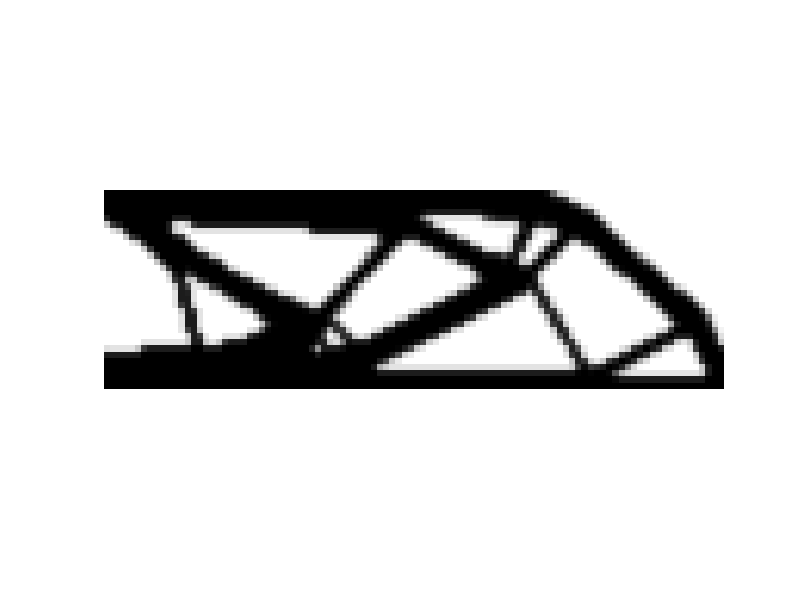

MATLAB code for this plot:

%%%% AN 88 LINE TOPOLOGY OPTIMIZATION CODE %%%%
% function top88(nelx,nely,volfrac,penal,rmin,ft)
% top88(100,100,0.5,1,1,2)
function final_x = x_calculator()

nelx=100;nely=32;volfrac=0.5;penal=3;rmin=1.25;ft=2;
%% MATERIAL PROPERTIES
E0 = 1;
Emin = 1e-9;
nu = 0.3;
%% PREPARE FINITE ELEMENT ANALYSIS
A11 = [12 3 -6 -3; 3 12 3 0; -6 3 12 -3; -3 0 -3 12];
A12 = [-6 -3 0 3; -3 -6 -3 -6; 0 -3 -6 3; 3 -6 3 -6];
B11 = [-4 3 -2 9; 3 -4 -9 4; -2 -9 -4 -3; 9 4 -3 -4];
B12 = [ 2 -3 4 -9; -3 2 9 -2; 4 9 2 3; -9 -2 3 2];
KE = 1/(1-nu^2)/24*([A11 A12;A12' A11]+nu*[B11 B12;B12' B11]);
nodenrs = reshape(1:(1+nelx)*(1+nely),1+nely,1+nelx);
edofVec = reshape(2*nodenrs(1:end-1,1:end-1)+1,nelx*nely,1);
edofMat = repmat(edofVec,1,8)+repmat([0 1 2*nely+[2 3 0 1] -2 -1],nelx*nely,1);
iK = reshape(kron(edofMat,ones(8,1))',64*nelx*nely,1);
jK = reshape(kron(edofMat,ones(1,8))',64*nelx*nely,1);
% DEFINE LOADS AND SUPPORTS (HALF MBB-BEAM)
F = sparse(2,1,-1,2*(nely+1)*(nelx+1),1);
U = zeros(2*(nely+1)*(nelx+1),1);
fixeddofs = union([1:2:2*(nely+1)],[2*(nelx+1)*(nely+1)]);
alldofs = [1:2*(nely+1)*(nelx+1)];
freedofs = setdiff(alldofs,fixeddofs);
%% PREPARE FILTER
iH = ones(nelx*nely*(2*(ceil(rmin)-1)+1)^2,1);
jH = ones(size(iH));
sH = zeros(size(iH));
k = 0;
for i1 = 1:nelx
    for j1 = 1:nely
        e1 = (i1-1)*nely+j1;
        for i2 = max(i1-(ceil(rmin)-1),1):min(i1+(ceil(rmin)-1),nelx)
            for j2 = max(j1-(ceil(rmin)-1),1):min(j1+(ceil(rmin)-1),nely)
                e2 = (i2-1)*nely+j2;
                k = k+1;
                iH(k) = e1;
                jH(k) = e2;
                sH(k) = max(0,rmin-sqrt((i1-i2)^2+(j1-j2)^2));
            end
        end
    end
end
H = sparse(iH,jH,sH);
Hs = sum(H,2);
%% INITIALIZE ITERATION
x = repmat(volfrac,nely,nelx);
xPhys = x;
loop = 0;
change = 1;
%% START ITERATION
while change > 0.01
    loop = loop + 1;
    %% FE-ANALYSIS
    sK = reshape(KE(:)*(Emin+xPhys(:)'.^penal*(E0-Emin)),64*nelx*nely,1);
    K = sparse(iK,jK,sK); K = (K+K')/2;
    U(freedofs) = K(freedofs,freedofs)\F(freedofs);
    %% OBJECTIVE FUNCTION AND SENSITIVITY ANALYSIS
    ce = reshape(sum((U(edofMat)*KE).*U(edofMat),2),nely,nelx);
    c = sum(sum((Emin+xPhys.^penal*(E0-Emin)).*ce)); disp(['compliance = ' num2str(c)])
    dc = -penal*(E0-Emin)*xPhys.^(penal-1).*ce;
    dv = ones(nely,nelx);
    %% FILTERING/MODIFICATION OF SENSITIVITIES
    if ft == 1
        dc(:) = H*(x(:).*dc(:))./Hs./max(1e-3,x(:));
    elseif ft == 2
        dc(:) = H*(dc(:)./Hs);
        dv(:) = H*(dv(:)./Hs);
    end

    %% OPTIMALITY CRITERIA UPDATE OF DESIGN VARIABLES AND PHYSICAL DENSITIES
    l1 = 0; l2 = 1e9; move = 0.2;
    while (l2-l1)/(l1+l2) > 1e-3
        lmid = 0.5*(l2+l1);
        xnew = max(0,max(x-move,min(1,min(x+move,x.*sqrt(-dc./dv/lmid)))));
        if ft == 1
            xPhys = xnew;
        elseif ft == 2
            xPhys(:) = (H*xnew(:))./Hs;
        end
        if sum(xPhys(:)) > volfrac*nelx*nely, l1 = lmid; else l2 = lmid; end
    end
    change = max(abs(xnew(:)-x(:)));
    x = xnew;
    %% PRINT RESULTS
%     fprintf(' It.:%5i Obj.:%11.4f Vol.:%7.3f ch.:%7.3f\n',loop,c, mean(xPhys(:)),change);
    %% PLOT DENSITIES
    colormap(gray); imagesc(1-xPhys); caxis([0 1]); axis equal; axis off; drawnow;
    c
    
end


final_x = x;
end

% end





